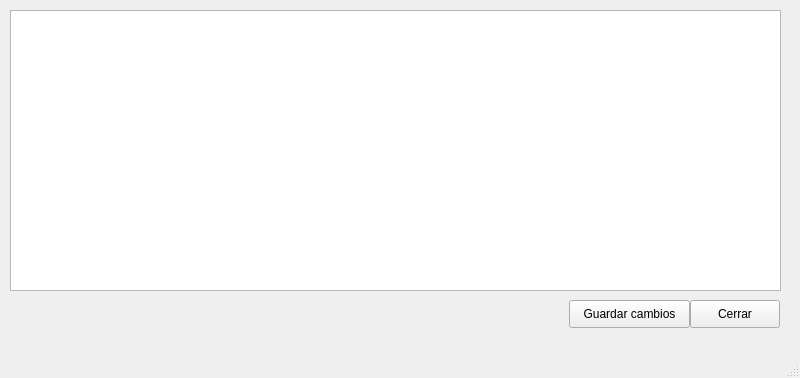
<?xml version="1.0" encoding="UTF-8"?>
<ui version="4.0">
 <class>MainWindow</class>
 <widget class="QMainWindow" name="MainWindow">
  <property name="geometry">
   <rect>
    <x>0</x>
    <y>0</y>
    <width>800</width>
    <height>378</height>
   </rect>
  </property>
  <property name="windowTitle">
   <string>MainWindow</string>
  </property>
  <widget class="QWidget" name="centralwidget">
   <widget class="QTableWidget" name="tblData">
    <property name="geometry">
     <rect>
      <x>10</x>
      <y>10</y>
      <width>771</width>
      <height>281</height>
     </rect>
    </property>
   </widget>
   <widget class="QPushButton" name="btnGuardar">
    <property name="geometry">
     <rect>
      <x>569</x>
      <y>300</y>
      <width>121</width>
      <height>28</height>
     </rect>
    </property>
    <property name="text">
     <string>Guardar cambios</string>
    </property>
   </widget>
   <widget class="QPushButton" name="btnSalir">
    <property name="geometry">
     <rect>
      <x>690</x>
      <y>300</y>
      <width>90</width>
      <height>28</height>
     </rect>
    </property>
    <property name="text">
     <string>Cerrar</string>
    </property>
   </widget>
  </widget>
  <widget class="QMenuBar" name="menubar">
   <property name="geometry">
    <rect>
     <x>0</x>
     <y>0</y>
     <width>800</width>
     <height>22</height>
    </rect>
   </property>
  </widget>
  <widget class="QStatusBar" name="statusbar"/>
 </widget>
 <resources/>
 <connections/>
</ui>
